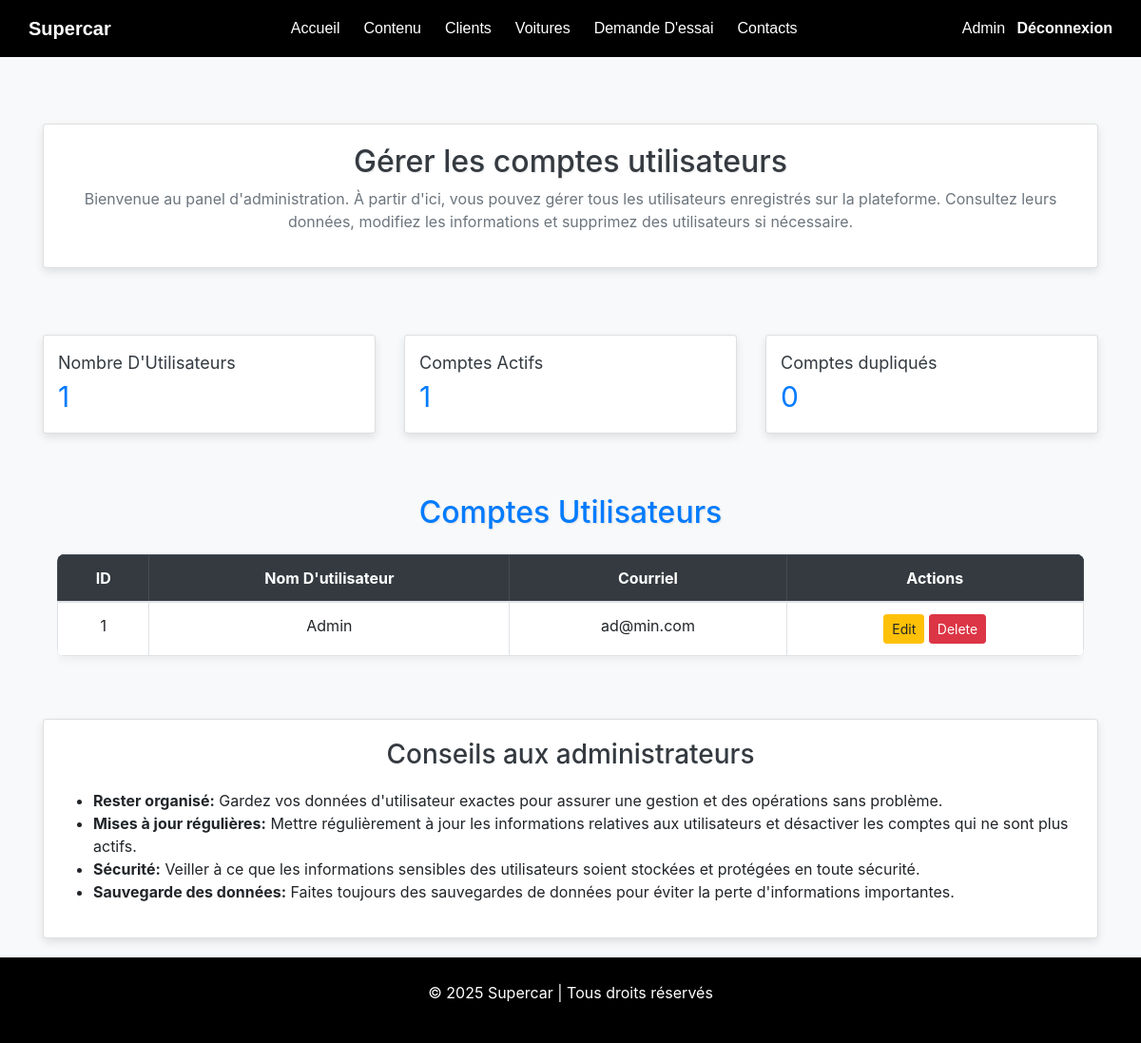
/view-logged-accounts.php (signed in), run on the app's committed database.
### tables this page shows
CREATE TABLE IF NOT EXISTS `users` (
  `id` int NOT NULL AUTO_INCREMENT,
  `username` varchar(200) NOT NULL,
  `email` varchar(200) NOT NULL,
  `password` varchar(200) NOT NULL,
  PRIMARY KEY (`id`),
  UNIQUE KEY `email` (`email`)
);

### view-logged-accounts.php (the view, shortened to what this page needs)
<?php
$servername = "localhost";
$username = "root";
$password = "";
$dbname = "form_inscription";
$conn = new mysqli($servername, $username, $password, $dbname);
$sql = "SELECT id, username, email FROM users";
$result = $conn->query($sql);
$duplicate_sql = "SELECT COUNT(*) AS duplicate_count FROM users u1
                  WHERE EXISTS (
                      SELECT 1 FROM users u2
                      WHERE u1.username = u2.username
                      AND u1.email = u2.email
                      AND u1.id != u2.id
                  )";
$duplicate_result = $conn->query($duplicate_sql);
$duplicate_count = 0;
if ($duplicate_result && $row = $duplicate_result->fetch_assoc()) {
    $duplicate_count = $row['duplicate_count'];
}
?>
<!DOCTYPE html>
<html lang="en">
<head>
    <link href="https://cdn.jsdelivr.net/npm/bootstrap@5.3.0/dist/css/bootstrap.min.css" rel="stylesheet">
    <link rel="stylesheet" href="navbar.css">
    <link rel="stylesheet" href="footer.css">
</head>
<body class="bg-light">
    <?php include 'navbar-structure.php'; ?>
    <div class="container">
        <div class="card">
            <h2 class="text-center">Gérer les comptes utilisateurs</h2>
            <p class="text-center text-muted">Bienvenue au panel d'administration. À partir d'ici, vous pouvez gérer tous les utilisateurs enregistrés sur la plateforme. Consultez leurs données, modifiez les informations et supprimez des utilisateurs si nécessaire.</p>
        </div>
        <div class="row">
            <div class="col-md-4">
                <div class="card stat-card">
                    <div class="stat-title">Nombre D'Utilisateurs</div>
                    <div class="stat-value"><?php echo $result->num_rows; ?></div>
                </div>
            </div>
            <div class="col-md-4">
                <div class="card stat-card">
                    <div class="stat-title">Comptes Actifs</div>
                    <div class="stat-value"><?php echo $result->num_rows; ?></div>
                </div>
            </div>
            <div class="col-md-4">
                <div class="card stat-card">
                    <div class="stat-title">Comptes dupliqués</div>
                    <div class="stat-value"><?php echo $duplicate_count; ?></div>
                </div>
            </div>
        </div>
    <div class="container mt-4">
        <h2 class="text-center text-primary">Comptes Utilisateurs</h2>
        <div class="table-responsive">
            <table class="table table-hover table-bordered mt-3">
                <thead class="table-dark">
                    <tr>
                        <th>ID</th>
                        <th>Nom D'utilisateur</th>
                        <th>Courriel</th>
                        <th>Actions</th>
                    </tr>
                </thead>
                <tbody>
                    <?php while ($row = $result->fetch_assoc()): ?>
                        <tr>
                            <td><?= $row['id'] ?></td>
                            <td><?= htmlspecialchars($row['username']) ?></td>
                            <td><?= htmlspecialchars($row['email']) ?></td>
                            <td>
                                <button class="btn btn-warning btn-sm edit-btn"
                                    data-id="<?= $row['id'] ?>"
                                    data-username="<?= htmlspecialchars($row['username']) ?>"
                                    data-email="<?= htmlspecialchars($row['email']) ?>">
                                    Edit
                                </button>
                                <button class="btn btn-danger btn-sm delete-btn" data-id="<?= $row['id'] ?>">Delete</button>
                            </td>
                        </tr>
                    <?php endwhile; ?>
                </tbody>
            </table>
        </div>
    </div>
    <div class="card">
            <h3 class="text-center section-title">Conseils aux administrateurs</h3>
            <ul>
                <li><strong>Rester organisé:</strong> Gardez vos données d'utilisateur exactes pour assurer une gestion et des opérations sans problème.</li>
                <li><strong>Mises à jour régulières:</strong> Mettre régulièrement à jour les informations relatives aux utilisateurs et désactiver les comptes qui ne sont plus actifs.</li>
                <li><strong>Sécurité:</strong> Veiller à ce que les informations sensibles des utilisateurs soient stockées et protégées en toute sécurité.</li>
                <li><strong>Sauvegarde des données:</strong> Faites toujours des sauvegardes de données pour éviter la perte d'informations importantes.</li>
            </ul>
        </div>
    </div>
    <?php include 'footer-structure.php'; ?>
</body>
</html>

### view-logged-accounts.php (style rules this page uses)
body { background-color: #f8f9fa; font-family: 'Arial', sans-serif; }
.container { max-width: 1200px; margin: 0 auto; padding-top: 20px; }
h2 { color: #343a40; text-shadow: 1px 1px 2px rgba(0,0,0,0.1); font-size: 36px; }
.card { background-color: #ffffff; border-radius: 10px; box-shadow: 0 4px 10px rgba(0,0,0,0.1); padding: 20px; margin-bottom: 20px; margin-top: 50px; }
.table { border-radius: 8px; overflow: hidden; border: 1px solid #ddd; box-shadow: 0 4px 10px rgba(0,0,0,0.05); }
.table th, .table td { text-align: center; vertical-align: middle; }
.table th { background-color: #343a40; color: #ffffff; }
.stat-card { box-shadow: 0 4px 10px rgba(0,0,0,0.1); border-radius: 12px; padding: 15px; margin-bottom: 20px; }
.stat-card .stat-title { font-size: 18px; color: #343a40; }
.stat-card .stat-value { font-size: 30px; color: #007bff; }
.section-title { color: #343a40; font-size: 28px; margin-bottom: 20px; }

### data on the page
users: id "1", username "Admin", email "ad@min.com"

### other printed values
$_SESSION['username'] "Admin"
$result->num_rows "1"
$duplicate_count "0"
